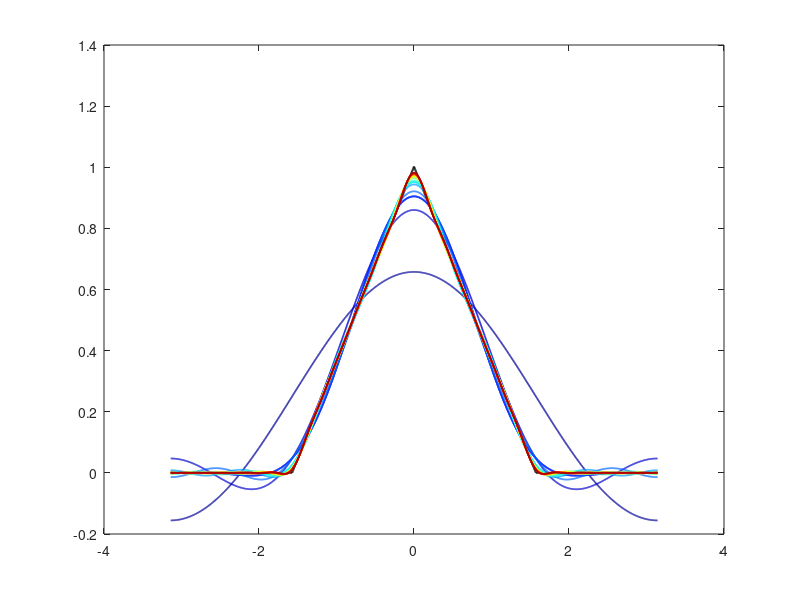
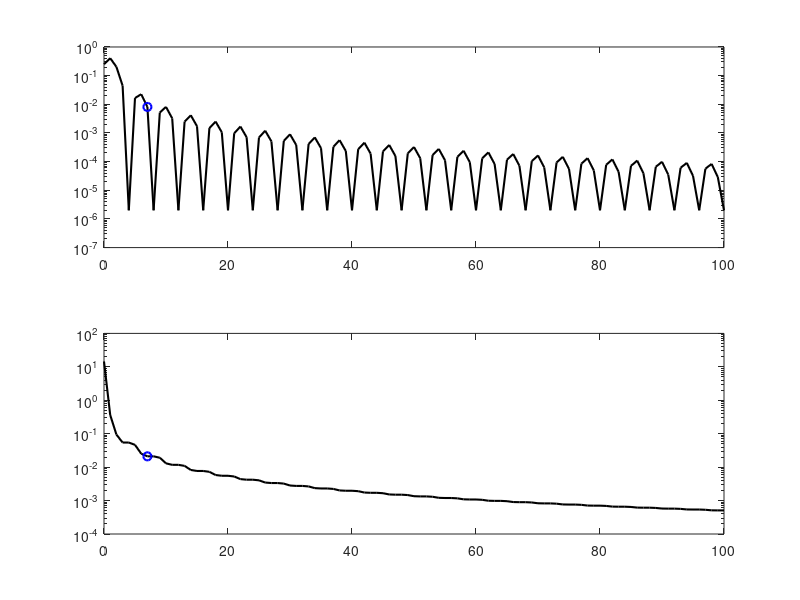

Source code (MATLAB) for these figures, in order:
% Explanation:
% Initialization and Hat Function: 
% The script defines the x domain and constructs a hat function, a triangular-shaped 
% function commonly used in signal processing.

% Fourier Series Approximation: 
% The Fourier series is computed iteratively, adding terms of sine and cosine functions.
% Each Fourier term is visualized in a different color.

% Error and Coefficient Plotting: 
% After computing the Fourier series, it calculates the approximation error and plots both 
% the Fourier coefficient amplitudes and the relative error, highlighting the significant terms 
% in the Fourier series.

clear all, close all, clc

% Define the domain for x
dx = 0.001;        % Grid step size
L = pi;            % Length of the interval
x = (-1+dx:dx:1)*L; % Create an array from -L to L with step size dx
n = length(x);     % Length of the array x
nquart = floor(n/4); % One quarter of the length of the array

% Define the hat function (triangular pulse)
f = 0*x;          % Initialize f with zeros the same size as x
f(nquart:2*nquart) = 4*(1:nquart+1)/n;          % Rising edge of the hat function
f(2*nquart+1:3*nquart) = 1-4*(0:nquart-1)/n;    % Falling edge of the hat function

% Plot the hat function
plot(x, f, '-k', 'LineWidth', 1.5), hold on     % Plot the hat function in black

% Compute the Fourier series approximation
CC = jet(20);       % Define a colormap with 20 different colors
A0 = sum(f.*ones(size(x)))*dx;  % Compute the zeroth Fourier coefficient (A0)
fFS = A0/2;         % Initialize Fourier series with the zeroth term

% Loop to compute Fourier coefficients and update the Fourier series approximation
for k = 1:20
    A(k) = sum(f.*cos(pi*k*x/L))*dx;  % Compute the cosine Fourier coefficient Ak
    B(k) = sum(f.*sin(pi*k*x/L))*dx;  % Compute the sine Fourier coefficient Bk
    fFS = fFS + A(k)*cos(k*pi*x/L) + B(k)*sin(k*pi*x/L);  % Add the k-th term to the series
    
    % Plot the Fourier series approximation in the corresponding color
    plot(x, fFS, '-', 'Color', CC(k,:), 'LineWidth', 1.2) 
    pause(1)        % Pause to visualize each step of the Fourier approximation
end

%% Plot Fourier coefficient amplitudes and approximation error
figure             % Open a new figure

% Initialize error and coefficient arrays
clear ERR; 
clear A;  
fFS = A0/2;        % Start with the zeroth term
A(1) = A0/2;       % Store zeroth coefficient
ERR(1) = norm(f-fFS);  % Compute the initial error (difference between f and fFS)

kmax = 100;        % Maximum number of Fourier terms to compute
for k = 1:kmax
    A(k+1) = sum(f.*cos(pi*k*x/L))*dx;   % Compute the cosine coefficient Ak
    B(k+1) = sum(f.*sin(pi*k*x/L))*dx;   % Compute the sine coefficient Bk
    
    % Update the Fourier series approximation
    fFS = fFS + A(k+1)*cos(k*pi*x/L) + B(k+1)*sin(k*pi*x/L); 
    
    % Compute the error (difference between f and fFS)
    ERR(k+1) = norm(f-fFS)/norm(f);  
end

% Define a threshold for error to determine significant Fourier terms
thresh = median(ERR)*sqrt(kmax)*4/sqrt(3);
r = max(find(ERR > thresh));  % Find the index where the error is greater than the threshold
r = 7;                        % Set r manually to 7

% Plot the Fourier coefficient amplitudes
subplot(2,1,1)    % Create a subplot for coefficient amplitudes
semilogy(0:1:kmax, A, 'k', 'LineWidth', 1.5)  % Plot the amplitudes in logarithmic scale
hold on
semilogy(r, A(r+1), 'bo', 'LineWidth', 1.5)  % Highlight the significant coefficient
xlim([0 kmax])   % Set the x-axis limit
ylim([10^(-7) 1]) % Set the y-axis limit

% Plot the approximation error
subplot(2,1,2)    % Create a subplot for error plot
semilogy(0:1:kmax, ERR, 'k', 'LineWidth', 1.5)  % Plot the error in logarithmic scale
hold on
semilogy(r, ERR(r+1), 'bo', 'LineWidth', 1.5)  % Highlight the significant error point
